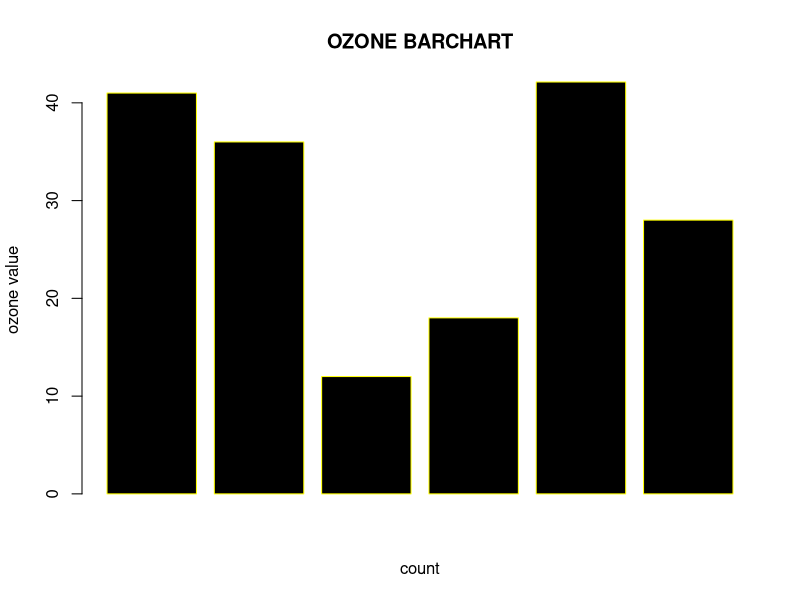
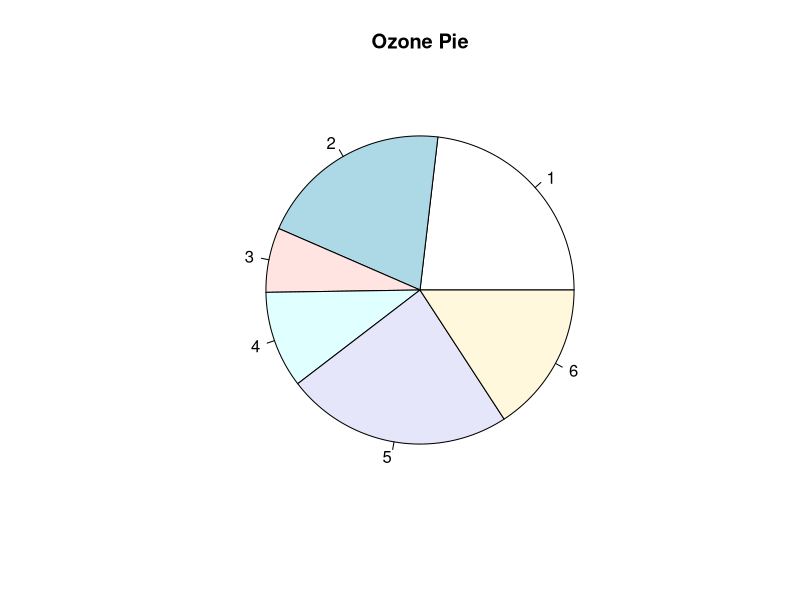
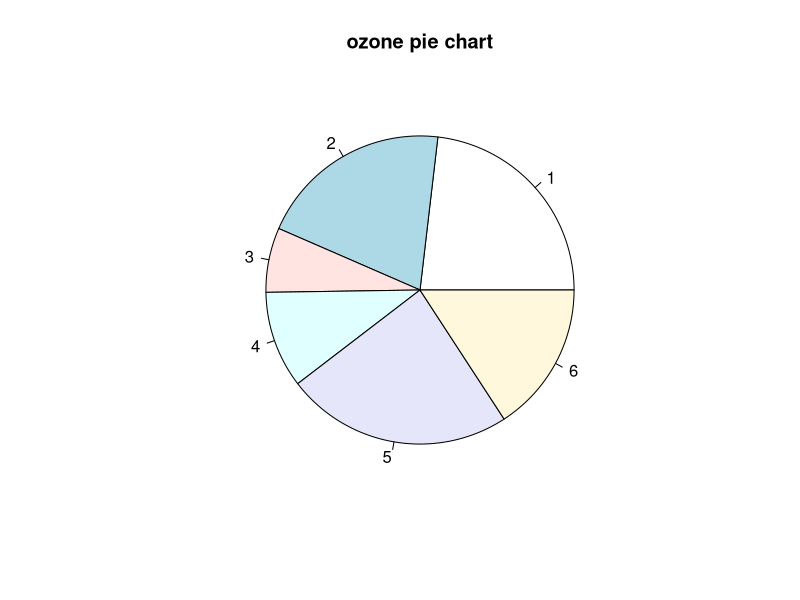
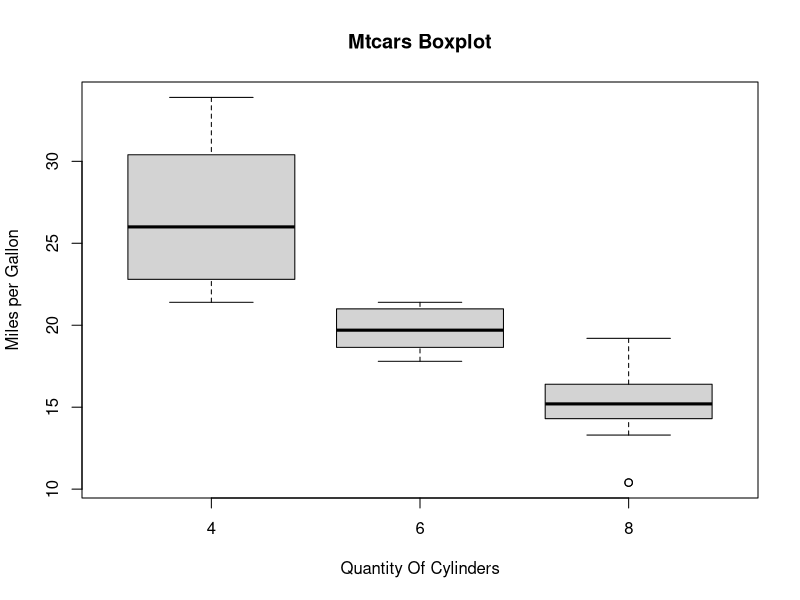
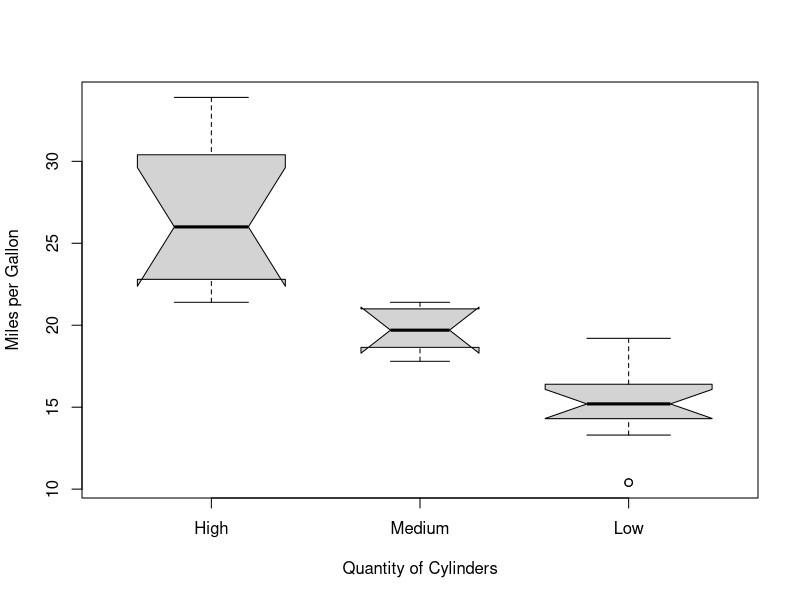
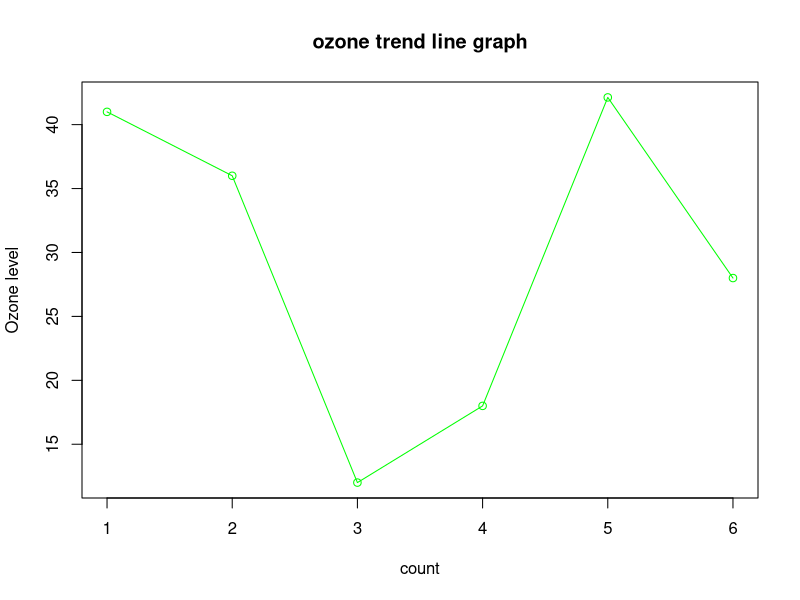
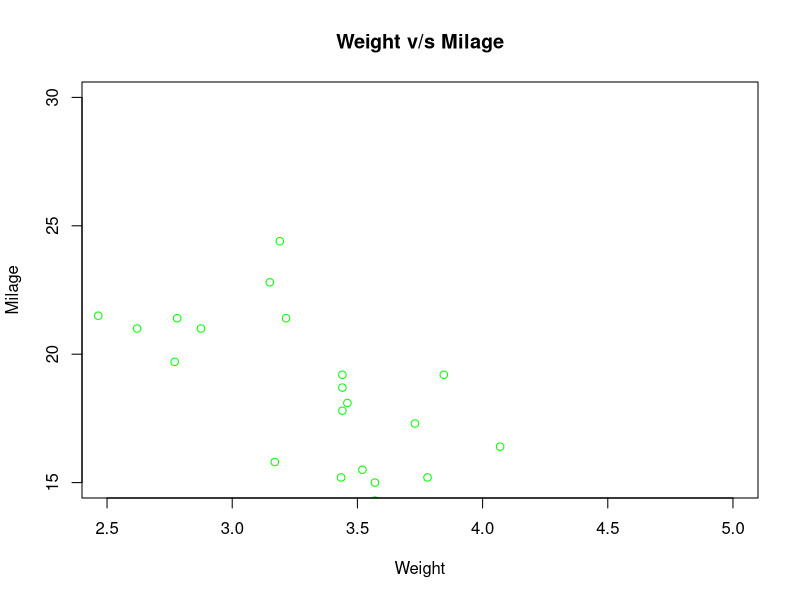

Reproduce these figures in R, in order.
## ---- chunk 1
knitr::opts_chunk$set(echo = FALSE)
## ---- chunk 2
df <- airquality
df
## ---- chunk 3
df1 <- df[complete.cases(df),]

df1
## ---- chunk 4
df$Ozone[is.na(df$Ozone)]=mean(df$Ozone,na.rm = TRUE)
df
df$Ozone <- round(df$Ozone,digits = 2)
df  
## ---- chunk 5
df$Solar.R[is.na(df$Solar.R)]=mean(df$Solar.R,na.rm = TRUE)
df$Solar.R <- round(df$Solar.R,digits = 2)
df
## ---- chunk 6
df$Solar.R[is.na(df$Solar.R)]=mean(df$Solar.R,na.rm = TRUE)
df
## ---- chunk 7
df3 <- head(df)
df3
## ---- chunk 8
barplot(df3$Ozone,xlab = "count",ylab = "ozone value",col = "black",main = "OZONE BARCHART",border = "yellow")
## ---- chunk 9
pie(df3$Ozone,main="Ozone Pie")
## ---- chunk 10
pie(df3$Ozone,main = "ozone pie chart")
## ---- chunk 11
mtcars
boxplot(mpg~cyl,data = mtcars,xlab = "Quantity Of Cylinders",ylab = "Miles per Gallon",main="Mtcars Boxplot")
## ---- chunk 12
boxplot(mpg~cyl,data = mtcars,xlab = "Quantity of Cylinders",ylab = "Miles per Gallon",notch=TRUE,varwidth=TRUE,ccol=c("yellow","blue","red"),names=c("High","Medium","Low"))
## ---- chunk 13
plot(df3$Ozone,type = "o",col="green",xlab = "count",ylab = "Ozone level",main = "ozone trend line graph")
## ---- chunk 14
data <- mtcars[,c("wt","mpg")]
data
plot(x=data$wt,y=data$mpg,xlab = "Weight",ylab = "Milage",xlim = c(2.5,5),ylim = c(15,30),main = "Weight v/s Milage",col="green")

